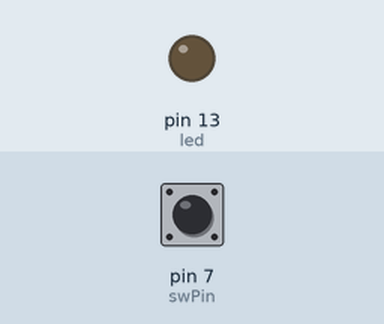
Simulated run of this sketch. Board: Arduino Uno, built with avr-gcc and run on an emulated ATmega328P. Parts: output pins drawn as LEDs (lit = HIGH). The test bench sets the inputs (shaded band); at power-on: pin 7 (swPin) LOW.

Above: at 1.2 s.
1.3 s: pin 7 (swPin) pulled HIGH for 0.15 s
At 1.37 s:
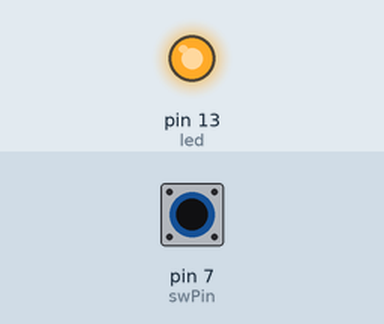
2.9 s: pin 7 (swPin) pulled HIGH for 3.2 s
At 6.6 s:
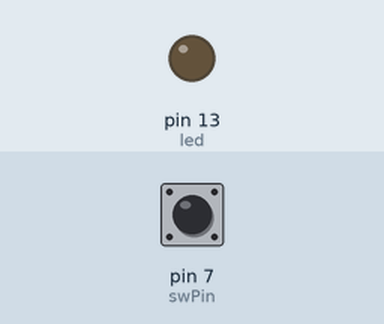
Timing chart, 0 to 8.1 s (numbered marks = the images above; inputs shaded):
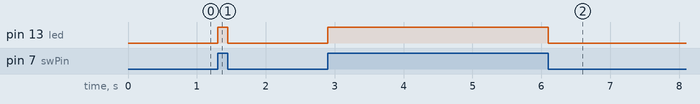

Measured:
- after the input at 1.3 s, pin 13 (led): LOW → HIGH at once, → LOW 0.15 s later
- after the input at 2.9 s, pin 13 (led): LOW → HIGH at once, → LOW 3.2 s later

The sketch:

Practice3.ino
```cpp
int led = 13;
int swPin = 7;
int swVal = 0;

void setup() {
  // put your setup code here, to run once:
  pinMode(led, OUTPUT);
  pinMode(swPin, INPUT);
}

void loop() {
  // put your main code here, to run repeatedly:
  swVal = digitalRead(swPin);

  if (swVal == HIGH) {
    digitalWrite(led, HIGH);
  }
  else {
    digitalWrite(led, LOW);
  }
}
```
